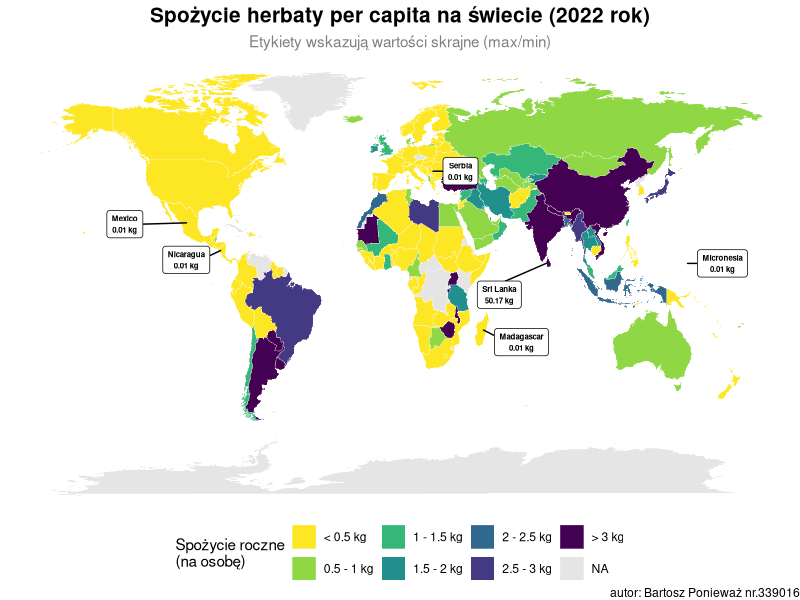

Reproduce this figure in R.
# twd - praca domowa nr.3 , Bartosz Ponieważ, nr.339016
library(ggplot2)
library(dplyr)
library(maps)
library(ggrepel)


# wczytanie i przygotowanie surowych danych
raw_tea <- read.csv("tea-consumption-by-country-2022.csv")
world_map <- map_data("world")


#----------------------------------------------------------

# obróbka danych
tea <- raw_tea %>%
  select(country, value = TeaConsumptionAnnualPerCapita_2022) %>%
  filter(!is.na(value)) %>%
  mutate(country_matched = case_when( # żeby oznaczenia zgadzały się z tymi w world_map
    country == "United States" ~ "USA",
    country == "United Kingdom" ~ "UK",
    country == "Democratic Republic of the Congo" ~ "Democratic Republic of the Congo",
    country == "Republic of the Congo" ~ "Republic of Congo",
    country == "Antigua and Barbuda" ~ "Antigua",
    country == "Trinidad and Tobago" ~ "Trinidad",
    TRUE ~ country
  )) %>% 
  mutate(category = cut(value, 
    breaks = c(0, 0.5, 1, 1.5, 2, 2.5, 3, 100),
    labels = c("< 0.5 kg", "0.5 - 1 kg","1 - 1.5 kg", "1.5 - 2 kg","2 - 2.5 kg", "2.5 - 3 kg", "> 3 kg"),
    include.lowest = TRUE))

# łączenie danych i min/max wartości żeby znaleźć później skarjne obszary
tea_map <- left_join(world_map, tea, by = c("region" = "country_matched"))
min_val <- min(tea$value)
max_val <- max(tea$value)

# obliczanie środków krajów aby móc przyczepić etykiety
centroids <- world_map %>%
  group_by(region) %>%
  summarise(long = mean(range(long)), lat = mean(range(lat)))


#------------------------------------------------------------

# tworzenie etykiet dla skrajnych obszarów/państw
labels_data <- tea %>%
  filter(value == min_val | value == max_val) %>%
  inner_join(centroids, by = c("country_matched" = "region")) %>%
  mutate(
    nudge_x = case_when( # tutaj przesunięcia, ale przy większej rozdzielczości w zasadzie nie są aż tak potrzebne bo etykiety nie zasłaniają
      country == "Mexico" ~ -25,    
      country == "Nicaragua" ~ -25, 
      country == "Madagascar" ~ 20,   
      country == "Sri Lanka" ~ -25,    
      country == "Micronesia" ~ 10,   
      country == "Serbia" ~ 10,       
      TRUE ~ 0
    ),
    nudge_y = case_when(
      country == "Mexico" ~ -5,
      country == "Sri Lanka" ~ -13,
      country == "Madagascar" ~ -5,
      TRUE ~ 0
    )
  )


#------------------------------------------------------------------------------

# generacja mapy
tea_map_final <- ggplot(tea_map, aes(x = long, y = lat, group = group)) +
  geom_polygon(aes(fill = category), color = "white", size = 0.1) +
  # stosuję skalę virdis bo jest czytelna dla wszystkich dobrze,
  # w tym dla daltonistów i po wydrukowaniu w czerni i bieli
  scale_fill_viridis_d( 
    name = "Spożycie roczne\n(na osobę)",
    na.value = "grey90",
    direction = -1
  ) +
  geom_label_repel(
    data = labels_data,
    aes(x = long, y = lat, label = paste0(country, "\n", value, " kg"), group = NULL),
    inherit.aes = FALSE,
    nudge_x = labels_data$nudge_x, #stosujemy ustawione przesuniecia 
    nudge_y = labels_data$nudge_y, #ale przy skalowaniu mapy i tak nie są zbytnio potrzebna
    
    #etykieta i linia łącząca etykiety z punktem centralnym aka centroidem
    segment.color = "black",  
    segment.size = 0.5,       
    min.segment.length = 0,   
    fill = "white",
    color = "black",
    fontface = "bold",
    size = 2,
    box.padding = 0.5
  ) +
  
  labs(
    title = "Spożycie herbaty per capita na świecie (2022 rok)",
    subtitle = "Etykiety wskazują wartości skrajne (max/min)",
    caption = "autor: Bartosz Ponieważ nr.339016"
  ) +
  theme_void() +
  theme(
    legend.position = "bottom",
    plot.title = element_text(hjust = 0.5, face = "bold", size = 15),
    plot.subtitle = element_text(hjust = 0.5, color = "grey50")
  )

print(tea_map_final)

